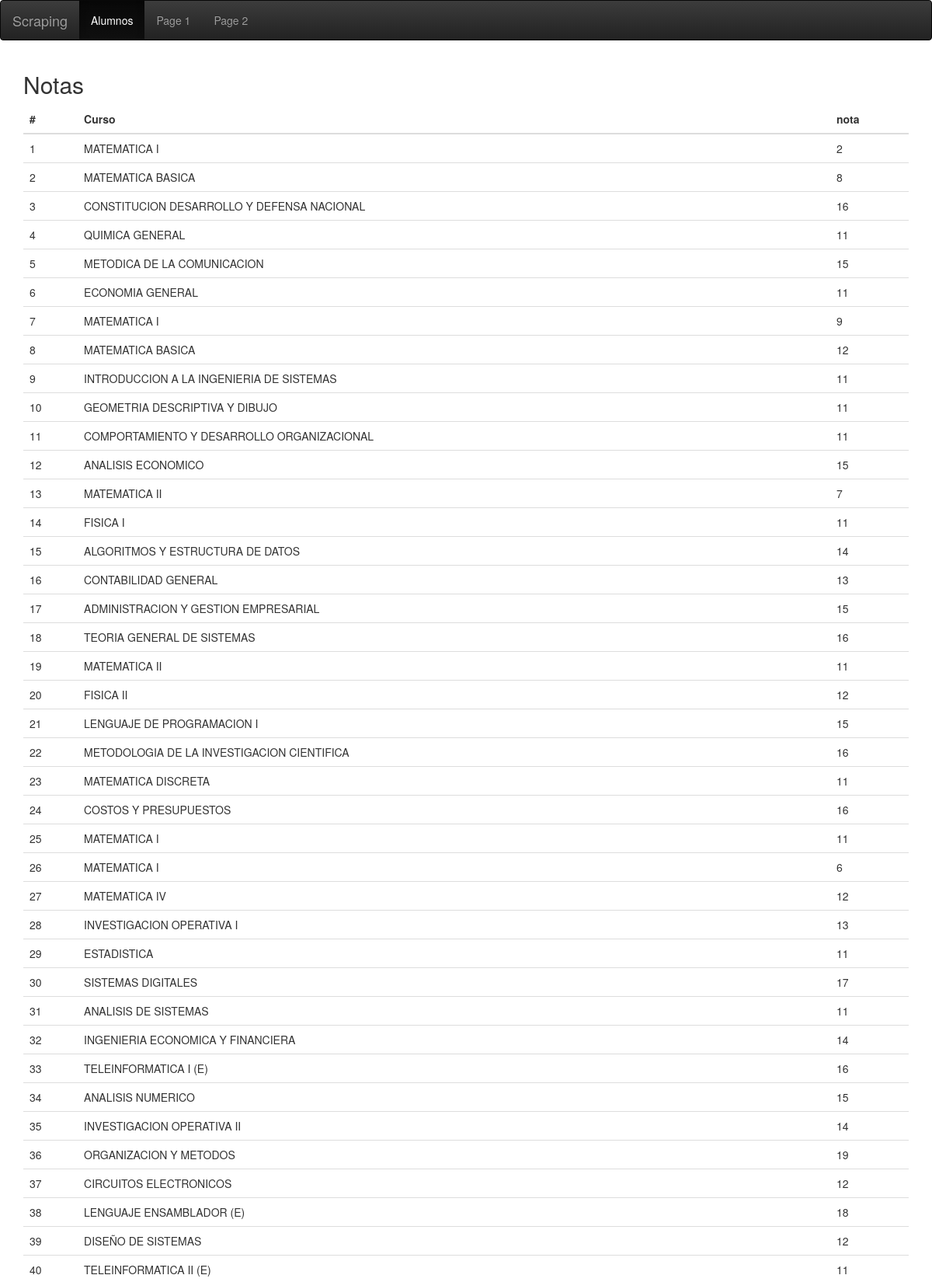
The app's page /alumnos/8/ (upper part) with its own data.
### unac/models.py (models this page shows, shortened)
class Notas(models.Model):
    creatdo = models.DateTimeField("Fecha", auto_now_add=True, null=True)
    modificado = models.DateTimeField("Fecha", auto_now=True, null=True)
    alumno = models.ForeignKey("Alumnos", related_name="alumnos_set")
    curso = models.ForeignKey("Curso", related_name="cursos_set")
    nota = models.CharField("Nota", max_length=120)
    anio = models.ForeignKey("Anio", related_name="anio_set", null=True)
    class Meta:
        verbose_name = "Notas"
        verbose_name_plural = "Notass"
        unique_together = ('alumno', 'curso', 'anio')
    def __str__(self):
        return "anio {0}".format(self.nota)

class Curso(models.Model):
    ciclo = models.ForeignKey("Ciclo", related_name="ciclo_set")
    nombre = models.CharField("Curso", max_length=120)
    codigo = models.CharField("Codigo", max_length=120, unique=True)
    credito = models.IntegerField("Credito")
    electivo = models.BooleanField("Electivo", default=False)
    class Meta:
        verbose_name = "Curso"
        verbose_name_plural = "Cursos"

### unac/views.py (the view)
# urls.py: url(r"^alumnos/(?P<pk>\d+)/$", notas, name="notas"),
def notas(request, pk):
    alumno = get_object_or_404(Alumnos, pk=pk)
    print (alumno)
    notas = Notas.objects.filter(alumno=alumno).prefetch_related("curso")
    print (notas)
    return render(request, "notas.html", locals())

### unac/models.py (called while the page is built)
    def __str__(self):
        return self.alumno

### templates/notas.html (shortened to what this page needs)
<!DOCTYPE html>
<html lang="en">
<head>
</head>
<body>
    {% include "./common.html" %}
    <div class="container">
      <h2>Notas {{codigo}}</h2>
      <div class="table-responsive">
      <table class="table">
        <thead>
          <tr>
            <th>#</th>
            <th>Curso</th>
            <th>nota</th>
          </tr>
        </thead>
        <tbody>
          {% for nota in notas %}
          <tr>
            <td>{{forloop.counter}}</td>
            <td>{{nota.curso.nombre}}</td>
            <td>{{nota.nota}}</td>
          </tr>
          {% endfor %}
        </tbody>
      </table>
      </div>
    </div>
</body>
</html>

### records on screen
Notas: curso.nombre "MATEMATICA I", nota "2"
Notas: curso.nombre "MATEMATICA BASICA", nota "8"
Notas: curso.nombre "CONSTITUCION DESARROLLO Y DEFENSA NACIONAL", nota "16"
Notas: curso.nombre "QUIMICA GENERAL", nota "11"
Notas: curso.nombre "METODICA DE LA COMUNICACION", nota "15"
Notas: curso.nombre "ECONOMIA GENERAL", nota "11"
Notas: curso.nombre "MATEMATICA I", nota "9"
Notas: curso.nombre "MATEMATICA BASICA", nota "12"
Notas: curso.nombre "INTRODUCCION A LA INGENIERIA DE SISTEMAS", nota "11"
Notas: curso.nombre "GEOMETRIA DESCRIPTIVA Y DIBUJO", nota "11"
Notas: curso.nombre "COMPORTAMIENTO Y DESARROLLO ORGANIZACIONAL", nota "11"
Notas: curso.nombre "ANALISIS ECONOMICO", nota "15"
Notas: curso.nombre "MATEMATICA II", nota "7"
Notas: curso.nombre "FISICA I", nota "11"
Notas: curso.nombre "ALGORITMOS Y ESTRUCTURA DE DATOS", nota "14"
Notas: curso.nombre "CONTABILIDAD GENERAL", nota "13"
Notas: curso.nombre "ADMINISTRACION Y GESTION EMPRESARIAL", nota "15"
Notas: curso.nombre "TEORIA GENERAL DE SISTEMAS", nota "16"
Notas: curso.nombre "MATEMATICA II", nota "11"
Notas: curso.nombre "FISICA II", nota "12"
Notas: curso.nombre "LENGUAJE DE PROGRAMACION I", nota "15"
Notas: curso.nombre "METODOLOGIA DE LA INVESTIGACION CIENTIFICA", nota "16"
Notas: curso.nombre "MATEMATICA DISCRETA", nota "11"
Notas: curso.nombre "COSTOS Y PRESUPUESTOS", nota "16"
Notas: curso.nombre "MATEMATICA I", nota "11"
Notas: curso.nombre "MATEMATICA I", nota "6"
Notas: curso.nombre "MATEMATICA IV", nota "12"
Notas: curso.nombre "INVESTIGACION OPERATIVA I", nota "13"
Notas: curso.nombre "ESTADISTICA", nota "11"
Notas: curso.nombre "SISTEMAS DIGITALES", nota "17"
Notas: curso.nombre "ANALISIS DE SISTEMAS", nota "11"
Notas: curso.nombre "INGENIERIA ECONOMICA Y FINANCIERA", nota "14"
Notas: curso.nombre "TELEINFORMATICA I (E)", nota "16"
Notas: curso.nombre "ANALISIS NUMERICO", nota "15"
Notas: curso.nombre "INVESTIGACION OPERATIVA II", nota "14"
Notas: curso.nombre "ORGANIZACION Y METODOS", nota "19"
Notas: curso.nombre "CIRCUITOS ELECTRONICOS", nota "12"
Notas: curso.nombre "LENGUAJE ENSAMBLADOR (E)", nota "18"
Notas: curso.nombre "DISEÑO DE SISTEMAS", nota "12"
Notas: curso.nombre "TELEINFORMATICA II (E)", nota "11"
